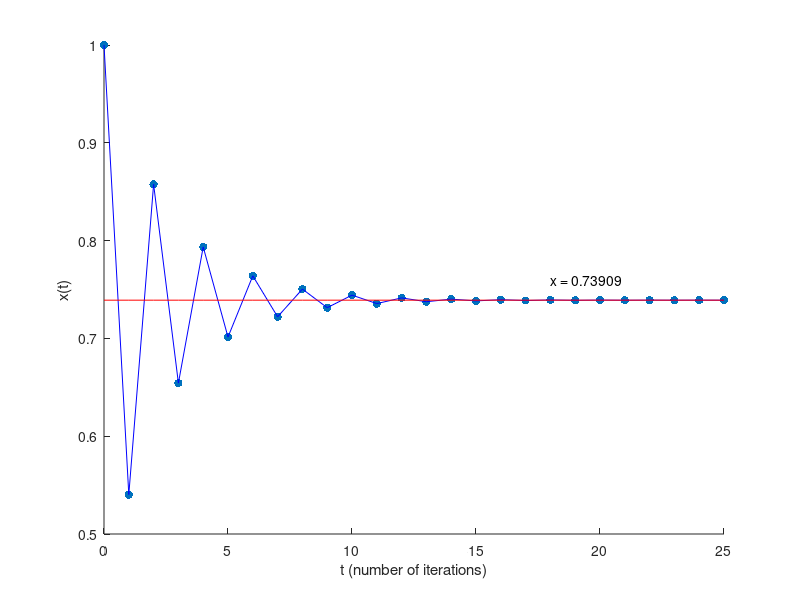

Write the MATLAB code that produced this figure.
%Determine the number of steps, ie how many iterations, to run the code for
numSteps = 25;

%Set up a list of time/iteration number values, starting at 0, ending at numSteps, t=0, 
% t = 1, t=2, . . .  
t = linspace(0,numSteps, numSteps+1);

%We'll store the x(t) values here:
x = zeros(1, numSteps+1);

%Pick initial condition:
x(1,1) = 1;

for i=1:numSteps
    x(1,i+1) = cos(x(1,i));
end

hold off
scatter(t, x, 'filled', 'b')
hold on

plot(t, x, 'b')

xlabel("t (number of iterations)")
ylabel("x(t)")

correct_value = .73909*ones([1,numSteps+1]);
plot(t, correct_value, 'r')

text(18,.76, 'x = 0.73909')
